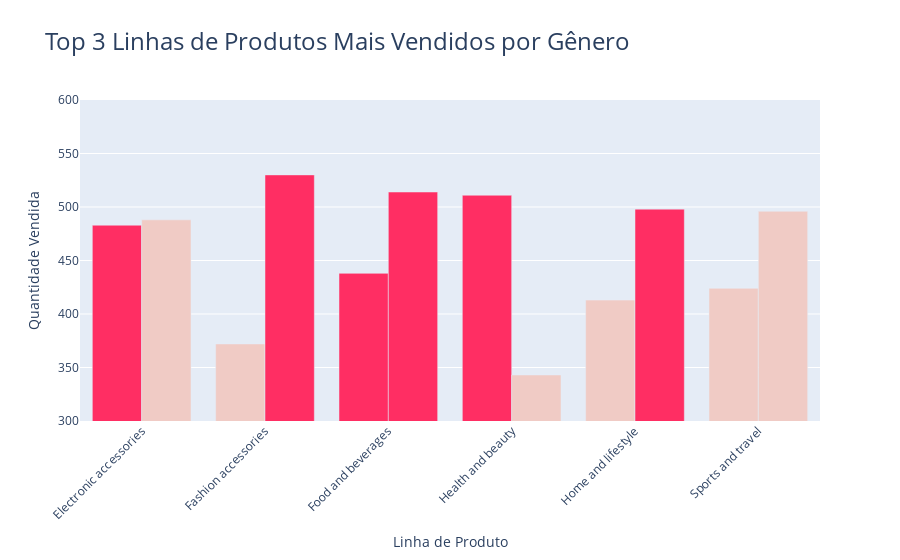

Notebook source saved alongside this figure:
### Code cell
# 8 - As 3 linhas de produtos com mais quantidades vendidas por gênero do cliente
gender_product_sales = df.groupby(["gender", "product_line"])["quantity"].sum().reset_index()
top_gender_product_sales = gender_product_sales.groupby("gender").apply(lambda x: x.nlargest(3, "quantity")).reset_index(drop=True)
gender_product_sales["is_top_3"] = gender_product_sales.apply(lambda x: True if (x["gender"], x["product_line"]) in list(zip(top_gender_product_sales["gender"], top_gender_product_sales["product_line"])) else False, axis=1)

# Grafico
# Separando os dados por gênero
male_data = gender_product_sales[gender_product_sales["gender"] == "Male"]
female_data = gender_product_sales[gender_product_sales["gender"] == "Female"]

# Definindo as cores padrão para todas as barras
male_colors = [
    "#F0CBC5",
] * len(male_data)
female_colors = [
    "#F0CBC5",
] * len(female_data)

# Alterando a cor das barras para '#FF2E63' se 'is_top_3' for True
male_colors = [
    "#FF2E63" if is_top_3 else color
    for color, is_top_3 in zip(male_colors, male_data["is_top_3"])
]
female_colors = [
    "#FF2E63" if is_top_3 else color
    for color, is_top_3 in zip(female_colors, female_data["is_top_3"])
]

# Criando as séries de barras
male_bars = go.Bar(
    name="Male",
    x=male_data["product_line"],
    y=male_data["quantity"],
    marker_color=male_colors,
)

female_bars = go.Bar(
    name="Female",
    x=female_data["product_line"],
    y=female_data["quantity"],
    marker_color=female_colors,
)

# Criando o gráfico de barras
fig = go.Figure(data=[male_bars, female_bars])

# Atualizando o layout para empilhar as barras lado a lado
fig.update_layout(
    barmode="group",
    title_text="Top 3 Linhas de Produtos Mais Vendidos por Gênero",
    xaxis_title="Linha de Produto",
    yaxis_title="Quantidade Vendida",
    title_font=dict(size=24),
    xaxis_tickangle=-45,
    autosize=False,
    yaxis=dict(range=[300, 600]),  # Definindo o limite inferior do eixo y
    # height=800,
    showlegend=False,
)

# Exibir o gráfico
fig.show()

### Figure 1 — Plotly figure (JSON) as saved in the notebook; plotly's stock layout.template omitted (floating-point values rounded to 4 significant figures)
{"data": [{"marker": {"color": ["#FF2E63", "#F0CBC5", "#FF2E63", "#FF2E63", "#F0CBC5", "#F0CBC5"]}, "name": "Male", "type": "bar", "x": ["Electronic accessories", "Fashion accessories", "Food and beverages", "Health and beauty", "Home and lifestyle", "Sports and travel"], "y": [483, 372, 438, 511, 413, 424]}, {"marker": {"color": ["#F0CBC5", "#FF2E63", "#FF2E63", "#F0CBC5", "#FF2E63", "#F0CBC5"]}, "name": "Female", "type": "bar", "x": ["Electronic accessories", "Fashion accessories", "Food and beverages", "Health and beauty", "Home and lifestyle", "Sports and travel"], "y": [488, 530, 514, 343, 498, 496]}], "layout": {"autosize": false, "barmode": "group", "showlegend": false, "title": {"font": {"size": 24}, "text": "Top 3 Linhas de Produtos Mais Vendidos por Gênero"}, "xaxis": {"tickangle": -45, "title": {"text": "Linha de Produto"}}, "yaxis": {"range": [300, 600], "title": {"text": "Quantidade Vendida"}}}}
